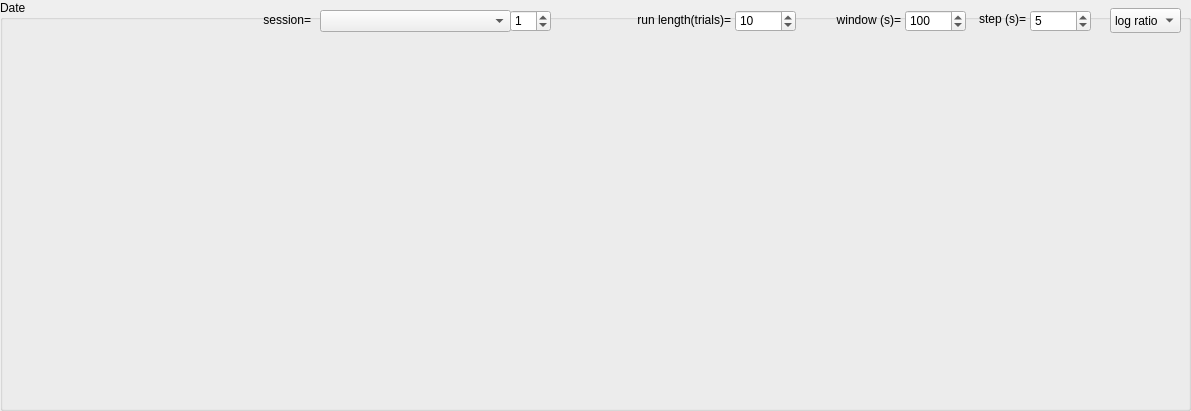
   <widget class="QGroupBox" name="Visualization">
    <property name="geometry">
     <rect>
      <x>10</x>
      <y>70</y>
      <width>1191</width>
      <height>411</height>
     </rect>
    </property>
    <property name="sizePolicy">
     <sizepolicy hsizetype="Expanding" vsizetype="Expanding">
      <horstretch>0</horstretch>
      <verstretch>0</verstretch>
     </sizepolicy>
    </property>
    <property name="title">
     <string>Date</string>
    </property>
    <widget class="QLabel" name="label_69">
     <property name="geometry">
      <rect>
       <x>610</x>
       <y>10</y>
       <width>121</width>
       <height>20</height>
      </rect>
     </property>
     <property name="sizePolicy">
      <sizepolicy hsizetype="Expanding" vsizetype="Expanding">
       <horstretch>0</horstretch>
       <verstretch>0</verstretch>
      </sizepolicy>
     </property>
     <property name="text">
      <string>run length(trials)=</string>
     </property>
     <property name="textFormat">
      <enum>Qt::AutoText</enum>
     </property>
     <property name="alignment">
      <set>Qt::AlignRight|Qt::AlignTrailing|Qt::AlignVCenter</set>
     </property>
    </widget>
    <widget class="QLabel" name="label_70">
     <property name="geometry">
      <rect>
       <x>810</x>
       <y>10</y>
       <width>91</width>
       <height>20</height>
      </rect>
     </property>
     <property name="sizePolicy">
      <sizepolicy hsizetype="Expanding" vsizetype="Expanding">
       <horstretch>0</horstretch>
       <verstretch>0</verstretch>
      </sizepolicy>
     </property>
     <property name="text">
      <string>window (s)=</string>
     </property>
     <property name="textFormat">
      <enum>Qt::AutoText</enum>
     </property>
     <property name="alignment">
      <set>Qt::AlignRight|Qt::AlignTrailing|Qt::AlignVCenter</set>
     </property>
    </widget>
    <widget class="QLabel" name="label_71">
     <property name="geometry">
      <rect>
       <x>960</x>
       <y>11</y>
       <width>66</width>
       <height>16</height>
      </rect>
     </property>
     <property name="sizePolicy">
      <sizepolicy hsizetype="Expanding" vsizetype="Expanding">
       <horstretch>0</horstretch>
       <verstretch>0</verstretch>
      </sizepolicy>
     </property>
     <property name="text">
      <string>step (s)=</string>
     </property>
     <property name="textFormat">
      <enum>Qt::AutoText</enum>
     </property>
     <property name="alignment">
      <set>Qt::AlignRight|Qt::AlignTrailing|Qt::AlignVCenter</set>
     </property>
    </widget>
    <widget class="QSpinBox" name="WindowSize">
     <property name="geometry">
      <rect>
       <x>905</x>
       <y>10</y>
       <width>61</width>
       <height>22</height>
      </rect>
     </property>
     <property name="sizePolicy">
      <sizepolicy hsizetype="Expanding" vsizetype="Expanding">
       <horstretch>0</horstretch>
       <verstretch>0</verstretch>
      </sizepolicy>
     </property>
     <property name="maximum">
      <number>100000</number>
     </property>
     <property name="value">
      <number>100</number>
     </property>
     <property name="displayIntegerBase">
      <number>10</number>
     </property>
    </widget>
    <widget class="QSpinBox" name="RunLength">
     <property name="geometry">
      <rect>
       <x>735</x>
       <y>10</y>
       <width>61</width>
       <height>22</height>
      </rect>
     </property>
     <property name="sizePolicy">
      <sizepolicy hsizetype="Expanding" vsizetype="Expanding">
       <horstretch>0</horstretch>
       <verstretch>0</verstretch>
      </sizepolicy>
     </property>
     <property name="maximum">
      <number>100000</number>
     </property>
     <property name="value">
      <number>10</number>
     </property>
     <property name="displayIntegerBase">
      <number>10</number>
     </property>
    </widget>
    <widget class="QSpinBox" name="StepSize">
     <property name="geometry">
      <rect>
       <x>1030</x>
       <y>10</y>
       <width>61</width>
       <height>22</height>
      </rect>
     </property>
     <property name="sizePolicy">
      <sizepolicy hsizetype="Expanding" vsizetype="Expanding">
       <horstretch>0</horstretch>
       <verstretch>0</verstretch>
      </sizepolicy>
     </property>
     <property name="maximum">
      <number>100000</number>
     </property>
     <property name="value">
      <number>5</number>
     </property>
     <property name="displayIntegerBase">
      <number>10</number>
     </property>
    </widget>
    <widget class="QComboBox" name="MartchingType">
     <property name="geometry">
      <rect>
       <x>1110</x>
       <y>8</y>
       <width>71</width>
       <height>25</height>
      </rect>
     </property>
     <property name="sizePolicy">
      <sizepolicy hsizetype="Expanding" vsizetype="Expanding">
       <horstretch>0</horstretch>
       <verstretch>0</verstretch>
      </sizepolicy>
     </property>
     <item>
      <property name="text">
       <string>log ratio</string>
      </property>
     </item>
     <item>
      <property name="text">
       <string>fraction R</string>
      </property>
     </item>
    </widget>
    <widget class="QLabel" name="label_73">
     <property name="geometry">
      <rect>
       <x>190</x>
       <y>10</y>
       <width>121</width>
       <height>20</height>
      </rect>
     </property>
     <property name="sizePolicy">
      <sizepolicy hsizetype="Expanding" vsizetype="Expanding">
       <horstretch>0</horstretch>
       <verstretch>0</verstretch>
      </sizepolicy>
     </property>
     <property name="text">
      <string>session=</string>
     </property>
     <property name="textFormat">
      <enum>Qt::AutoText</enum>
     </property>
     <property name="alignment">
      <set>Qt::AlignRight|Qt::AlignTrailing|Qt::AlignVCenter</set>
     </property>
    </widget>
    <widget class="QSpinBox" name="SessionlistSpin">
     <property name="geometry">
      <rect>
       <x>510</x>
       <y>10</y>
       <width>41</width>
       <height>22</height>
      </rect>
     </property>
     <property name="sizePolicy">
      <sizepolicy hsizetype="Expanding" vsizetype="Expanding">
       <horstretch>0</horstretch>
       <verstretch>0</verstretch>
      </sizepolicy>
     </property>
     <property name="maximum">
      <number>100000</number>
     </property>
     <property name="value">
      <number>1</number>
     </property>
     <property name="displayIntegerBase">
      <number>10</number>
     </property>
    </widget>
    <widget class="QComboBox" name="Sessionlist">
     <property name="geometry">
      <rect>
       <x>320</x>
       <y>10</y>
       <width>191</width>
       <height>22</height>
      </rect>
     </property>
    </widget>
   </widget>
